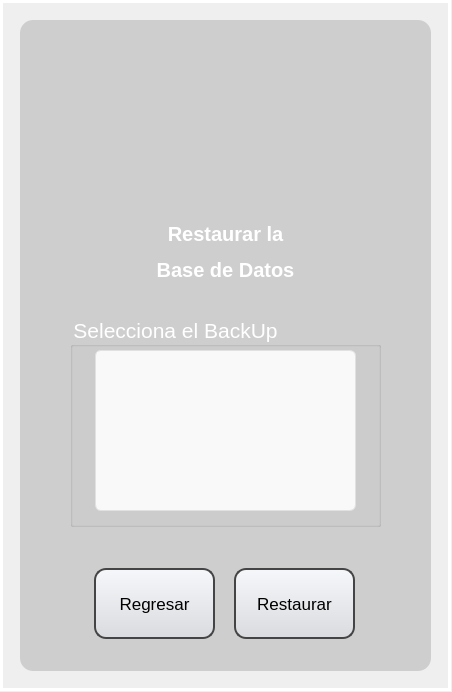
<?xml version="1.0" encoding="UTF-8"?>
<ui version="4.0">
 <class>MainWindow</class>
 <widget class="QMainWindow" name="MainWindow">
  <property name="geometry">
   <rect>
    <x>0</x>
    <y>0</y>
    <width>452</width>
    <height>692</height>
   </rect>
  </property>
  <property name="minimumSize">
   <size>
    <width>452</width>
    <height>522</height>
   </size>
  </property>
  <property name="maximumSize">
   <size>
    <width>16777215</width>
    <height>16777215</height>
   </size>
  </property>
  <property name="windowTitle">
   <string>MainWindow</string>
  </property>
  <widget class="QWidget" name="centralwidget">
   <widget class="QLabel" name="label">
    <property name="geometry">
     <rect>
      <x>0</x>
      <y>0</y>
      <width>451</width>
      <height>691</height>
     </rect>
    </property>
    <property name="text">
     <string/>
    </property>
    <property name="pixmap">
     <pixmap>../view_img/fondo.png</pixmap>
    </property>
    <property name="scaledContents">
     <bool>true</bool>
    </property>
   </widget>
   <widget class="QLabel" name="label_14">
    <property name="enabled">
     <bool>false</bool>
    </property>
    <property name="geometry">
     <rect>
      <x>0</x>
      <y>0</y>
      <width>451</width>
      <height>691</height>
     </rect>
    </property>
    <property name="styleSheet">
     <string notr="true">background-color: qlineargradient(spread:pad, x1:0, y1:0, x2:0, y2:00715909, stop:0 rgba(0, 0, 0, 35), stop:0.375 rgba(0, 0, 0, 50), stop:0.835227 rgba(0, 0, 0, 75));

border: 3px solid white; </string>
    </property>
    <property name="text">
     <string/>
    </property>
   </widget>
   <widget class="QWidget" name="widget_1" native="true">
    <property name="geometry">
     <rect>
      <x>0</x>
      <y>-1</y>
      <width>451</width>
      <height>691</height>
     </rect>
    </property>
    <widget class="QLabel" name="label_4">
     <property name="geometry">
      <rect>
       <x>20</x>
       <y>21</y>
       <width>411</width>
       <height>651</height>
      </rect>
     </property>
     <property name="styleSheet">
      <string notr="true">background-color:rgba(0,0,0,35);
border-radius:13px</string>
     </property>
     <property name="text">
      <string/>
     </property>
    </widget>
    <widget class="QLabel" name="label_3">
     <property name="geometry">
      <rect>
       <x>100</x>
       <y>218</y>
       <width>251</width>
       <height>71</height>
      </rect>
     </property>
     <property name="font">
      <font>
       <pointsize>15</pointsize>
       <weight>75</weight>
       <bold>true</bold>
      </font>
     </property>
     <property name="styleSheet">
      <string notr="true">color: white</string>
     </property>
     <property name="text">
      <string>&lt;html&gt;&lt;head/&gt;&lt;body&gt;&lt;p&gt;Restaurar la&lt;/p&gt;&lt;p&gt;Base de Datos&lt;/p&gt;&lt;/body&gt;&lt;/html&gt;</string>
     </property>
     <property name="scaledContents">
      <bool>false</bool>
     </property>
     <property name="alignment">
      <set>Qt::AlignCenter</set>
     </property>
    </widget>
    <widget class="QLabel" name="label_2">
     <property name="geometry">
      <rect>
       <x>150</x>
       <y>68</y>
       <width>151</width>
       <height>141</height>
      </rect>
     </property>
     <property name="text">
      <string/>
     </property>
     <property name="pixmap">
      <pixmap>../view_img/restaurar.png</pixmap>
     </property>
     <property name="scaledContents">
      <bool>true</bool>
     </property>
     <property name="alignment">
      <set>Qt::AlignCenter</set>
     </property>
     <property name="wordWrap">
      <bool>false</bool>
     </property>
     <property name="margin">
      <number>-10</number>
     </property>
    </widget>
    <widget class="QLabel" name="label_5">
     <property name="geometry">
      <rect>
       <x>250</x>
       <y>49</y>
       <width>81</width>
       <height>81</height>
      </rect>
     </property>
     <property name="styleSheet">
      <string notr="true">image: url(:/image/IMG/metrologo.png);</string>
     </property>
     <property name="text">
      <string/>
     </property>
     <property name="pixmap">
      <pixmap>../view_img/metrologo.png</pixmap>
     </property>
     <property name="scaledContents">
      <bool>true</bool>
     </property>
    </widget>
    <widget class="QLabel" name="label_6">
     <property name="geometry">
      <rect>
       <x>100</x>
       <y>36</y>
       <width>251</width>
       <height>271</height>
      </rect>
     </property>
     <property name="styleSheet">
      <string notr="true">background-color: qlineargradient(spread:pad, x1:0, y1:0, x2:0, y2:00715909, stop:0 rgba(0, 0, 0, 20), stop:0.375 rgba(0, 0, 0, 50), stop:0.835227 rgba(0, 0, 0, 75));
border-radius: 20px;</string>
     </property>
     <property name="text">
      <string/>
     </property>
    </widget>
    <widget class="QPushButton" name="btRestaurar">
     <property name="geometry">
      <rect>
       <x>234</x>
       <y>569</y>
       <width>121</width>
       <height>71</height>
      </rect>
     </property>
     <property name="minimumSize">
      <size>
       <width>0</width>
       <height>0</height>
      </size>
     </property>
     <property name="font">
      <font>
       <pointsize>13</pointsize>
       <weight>50</weight>
       <bold>false</bold>
       <underline>false</underline>
       <strikeout>false</strikeout>
      </font>
     </property>
     <property name="styleSheet">
      <string notr="true">QPushButton {
	 background: qlineargradient(x1:0, y1:0, x2:0, y2:1, stop:0 #f6f7fa, stop:1 #dadbde);
	border: 2px solid #444444;
    text-align: center; 
    text-decoration: none; 
    border-radius: 12px;
}

QPushButton:hover {
	background-color: rgb(255, 170, 0);
}

QPushButton:pressed {
	background-color: rgb(217, 145, 0);
}
</string>
     </property>
     <property name="text">
      <string>Restaurar</string>
     </property>
    </widget>
    <widget class="QPushButton" name="btRegresar">
     <property name="geometry">
      <rect>
       <x>94</x>
       <y>569</y>
       <width>121</width>
       <height>71</height>
      </rect>
     </property>
     <property name="font">
      <font>
       <pointsize>13</pointsize>
       <weight>50</weight>
       <bold>false</bold>
       <underline>false</underline>
       <strikeout>false</strikeout>
      </font>
     </property>
     <property name="styleSheet">
      <string notr="true">QPushButton {
	 background: qlineargradient(x1:0, y1:0, x2:0, y2:1, stop:0 #f6f7fa, stop:1 #dadbde);
	border: 2px solid #444444;
    text-align: center; 
    text-decoration: none; 
    border-radius: 12px;
}

QPushButton:hover {
	background-color: rgb(255, 0, 0);
}

QPushButton:pressed {
	background-color: rgb(166, 0, 0);
}</string>
     </property>
     <property name="text">
      <string>Regresar</string>
     </property>
    </widget>
    <widget class="QLabel" name="warning">
     <property name="geometry">
      <rect>
       <x>30</x>
       <y>522</y>
       <width>391</width>
       <height>51</height>
      </rect>
     </property>
     <property name="font">
      <font>
       <pointsize>11</pointsize>
       <weight>75</weight>
       <bold>true</bold>
      </font>
     </property>
     <property name="styleSheet">
      <string notr="true">color: red</string>
     </property>
     <property name="text">
      <string/>
     </property>
     <property name="alignment">
      <set>Qt::AlignCenter</set>
     </property>
    </widget>
    <widget class="QGroupBox" name="GB_2_CLIENT">
     <property name="geometry">
      <rect>
       <x>70</x>
       <y>317</y>
       <width>311</width>
       <height>211</height>
      </rect>
     </property>
     <property name="font">
      <font>
       <pointsize>16</pointsize>
       <weight>50</weight>
       <bold>false</bold>
      </font>
     </property>
     <property name="styleSheet">
      <string notr="true">QComboBox {
    color: black;
}

QGroupBox{
color: white
}
</string>
     </property>
     <property name="title">
      <string>Selecciona el BackUp</string>
     </property>
     <property name="alignment">
      <set>Qt::AlignLeading|Qt::AlignLeft|Qt::AlignVCenter</set>
     </property>
     <widget class="QListView" name="lst_vw">
      <property name="geometry">
       <rect>
        <x>25</x>
        <y>34</y>
        <width>261</width>
        <height>161</height>
       </rect>
      </property>
      <property name="styleSheet">
       <string notr="true">QListView {
    background-color: #f9f9f9;
    color: #333;
    border: 1px solid #e1e1e1;
    border-radius: 6px;
    padding: 8px;
    font-size: 12px;
    font-family: Arial, sans-serif;
}

QListView::item {
    height: 28px;
    padding: 4px;
    margin: 4px 0;
    border-radius: 4px;
    background-color: #ffffff;
}

QListView::item:hover {
    background-color: #ffeb3b;
    color: #333;
}

QListView::item:selected {
    background-color: #fdd835;
    color: #ffffff;
    outline: none;
}</string>
      </property>
     </widget>
    </widget>
    <zorder>label_4</zorder>
    <zorder>label_6</zorder>
    <zorder>label_3</zorder>
    <zorder>label_2</zorder>
    <zorder>btRestaurar</zorder>
    <zorder>btRegresar</zorder>
    <zorder>label_5</zorder>
    <zorder>warning</zorder>
    <zorder>GB_2_CLIENT</zorder>
   </widget>
  </widget>
 </widget>
 <resources>
  <include location="../view_img/Recursos.qrc"/>
 </resources>
 <connections/>
</ui>
